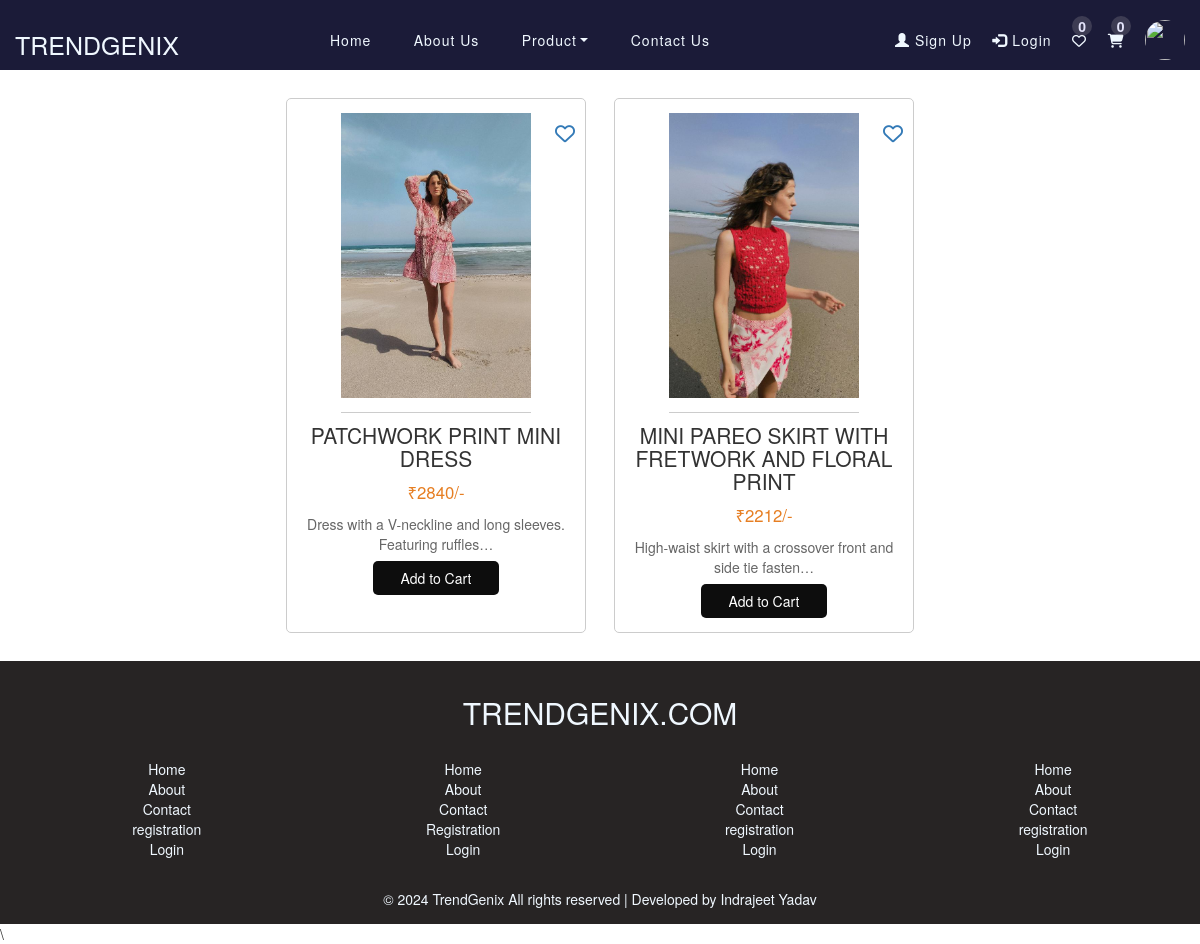
Screenshot of /women/ with the database file from the repository.
### app/models.py (models this page shows, shortened)
class Productmodel(models.Model):
    Prod_Name=models.CharField(max_length=254, null=True, choices=Product_for)
    Product_Type=models.CharField(max_length=254, null=True)
    Prod_Image1=models.ImageField(null=True)
    Prod_Image2=models.ImageField(null=True)
    Prod_Image3=models.ImageField(null=True)
    Prod_Image4=models.ImageField(null=True)
    Prod_Price =models.IntegerField(null=True)
    Prod_MRP=models.IntegerField(null=True)
    Discount=models.IntegerField(null=True)
    Prod_Offer=models.CharField(max_length=254, null=True)
    Prod_Detail=models.TextField(null=True)
    Prod_color=models.CharField(max_length=254, null=True)
    Serial_no=models.IntegerField(null=True)

### app/views.py (the view)
# urls.py: path('women/',women, name='women'),
def women(request):
    data=Productmodel.objects.filter(Prod_Name="Women")
    print(data.values())
    try:
        User_id=request.session.get('User_id')
        user_info=get_object_or_404(RegistrationModel, id=User_id)
        addcart = request.session.get('addtocart')
        try:
            cart_no=len(addcart)
        except:
            cart_no=0
        Context={
        'prop':data,
        'media_url': settings.MEDIA_URL,
        'user_name':user_info,
        'addcartno': cart_no,
    }
        return render(request, 'women.html', Context)
    except:
        Context={
        'prop':data,
        'media_url': settings.MEDIA_URL
    }
        return render(request, 'women.html',Context)

### app/templates/women.html (shortened to what this page needs)
{% extends 'base.html' %}
{% block content%}
<main>
    <section class="products">
        {% for i in prop %}
        <article class="product" id="product_container">
            <img src="{{media_url}}{{i.Prod_Image1}}" alt="Product 1" id="Product_image">
            <h2>{{i.Product_Type | default:'Product Name'}} </h2>
            <p class="price">₹{{i.Prod_Price | default:'40'}}/-</p>
            <p class="description">{{i.Prod_Detail | truncatechars:60}}</p>
            <a href="#" id="likebtn{{i.id}}" class="heart_likeproduct" onclick="likedproduct(i.id)"><i
                    class="fa-regular fa-heart"></i></a>
            <button id="prod_model_btn">
                <form action="{% url 'addtocart' pk=i.id %}" method="post">
                    <input type="submit" value="Add to Cart">
                </form>
            </button>
        </article>
        {% endfor %}
    </section>
</main>
{% endblock %}

### app/static/css/style.css (style rules this page uses)
* { margin: 0px; padding: 0px; box-sizing: border-box; }
#prod_model_btn form input { border: none; outline: none; background-color: #0d0d0d; }
#prod_model_btn { background-color: #0d0d0d; }

### app/static/css/registration.css (style rules this page uses)
main { padding: 2em; }
.products { display: flex; flex-wrap: wrap; gap: 2em; justify-content: center; }
.product { border: 1px solid #ccc; border-radius: 5px; padding: 1em; text-align: center; width: 300px; }
.product img { max-width: 100%; height: auto; border-bottom: 1px solid #ccc; padding-bottom: 1em; }
.product h2 { font-size: 1.5em; margin: 0.5em 0; }
.product .price { color: #e67e22; font-size: 1.2em; }
.product .description { font-size: 1em; color: #666; margin: 0.5em 0; }
.product button { background-color: #333; color: #fff; border: none; padding: 0.5em 2em; cursor: pointer; border-radius: 5px; }
#Product_image { height: 300px; object-fit: fill; }
.heart_likeproduct { font-size: 20px; position: absolute; top:20px; right:10px; }
#product_container { position: relative; }
body { margin-top:20px; background-color: #f1f3f7; }
a { text-decoration: none!important; }
body { margin-top:20px; background-color:#f2f6fc; color:#69707a; }
a { color: #2196F3; }

### rows the page displays
Productmodel: Prod_Image1 (picture), Product_Type "PATCHWORK PRINT MINI DRESS", Prod_Price "2840", Prod_Detail "Dress with a V-neckline and long sleeves. Featuring ruffles…"
Productmodel: Prod_Image1 (picture), Product_Type "MINI PAREO SKIRT WITH FRETWORK AND FLORAL PRINT", Prod_Price "2212", Prod_Detail "High-waist skirt with a crossover front and side tie fasten…"

### other values shown
{{ addcartno | default:'0' }} "0"
